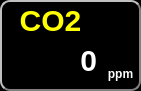
        <widget class="QWidget" name="rad_widget_4" native="true">
         <property name="geometry">
          <rect>
           <x>5</x>
           <y>90</y>
           <width>141</width>
           <height>91</height>
          </rect>
         </property>
         <property name="styleSheet">
          <string notr="true">QWidget
{
	border-color: gray;
	border-style: outset;
    border-width: 2px;
    border-radius: 10px;
    background-color: black;
    font: bold30px;
    padding: 6px;
}</string>
         </property>
         <widget class="QLabel" name="label_13">
          <property name="geometry">
           <rect>
            <x>10</x>
            <y>0</y>
            <width>81</width>
            <height>41</height>
           </rect>
          </property>
          <property name="font">
           <font>
            <pointsize>-1</pointsize>
            <italic>false</italic>
            <bold>true</bold>
           </font>
          </property>
          <property name="styleSheet">
           <string notr="true">QLabel
{
	border-style: none;
    border-width: 2px;
    border-radius: 10px;
	fontcolor: yellow;
    background-color: none;
    color: yellow;
	font: bold 30px;
    padding: 6px;
}</string>
          </property>
          <property name="text">
           <string>CO2</string>
          </property>
          <property name="alignment">
           <set>Qt::AlignmentFlag::AlignCenter</set>
          </property>
         </widget>
         <widget class="QLabel" name="temp_label_2">
          <property name="geometry">
           <rect>
            <x>10</x>
            <y>40</y>
            <width>101</width>
            <height>40</height>
           </rect>
          </property>
          <property name="font">
           <font>
            <pointsize>-1</pointsize>
            <italic>false</italic>
            <bold>true</bold>
           </font>
          </property>
          <property name="styleSheet">
           <string notr="true">QLabel
{
	border-style: none;
    border-width: 2px;
    border-radius: 10px;
    background-color: none;
    font: bold 30px;
    padding: 6px;
	color: white;
}</string>
          </property>
          <property name="text">
           <string>0</string>
          </property>
          <property name="alignment">
           <set>Qt::AlignmentFlag::AlignRight|Qt::AlignmentFlag::AlignTrailing|Qt::AlignmentFlag::AlignVCenter</set>
          </property>
         </widget>
         <widget class="QLabel" name="label_16">
          <property name="geometry">
           <rect>
            <x>100</x>
            <y>58</y>
            <width>41</width>
            <height>31</height>
           </rect>
          </property>
          <property name="font">
           <font>
            <pointsize>-1</pointsize>
            <italic>false</italic>
            <bold>true</bold>
           </font>
          </property>
          <property name="styleSheet">
           <string notr="true">QLabel
{
	border-style: none;
    border-width: 2px;
    border-radius: 10px;
    background-color: none;
    font: bold 12px;
    padding: 6px;
	color: white;
}</string>
          </property>
          <property name="text">
           <string>ppm</string>
          </property>
          <property name="alignment">
           <set>Qt::AlignmentFlag::AlignCenter</set>
          </property>
         </widget>
        </widget>
